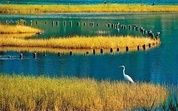
%> input picture 验证图片/12.jfif, 178 x 111 px, shrunk from 296 x 185 before the run, given in place of 12.jpeg, which was not available
$ octave main.m   (GNU Octave 9; MATLAB toolbox functions it lacks are replaced by stand-ins)
%> lines starting %> are read from the running program, lines starting %| are printed output that depends on the picture; pictures that were not available may be replaced by others from this repository, and a replacement may not be noted
### guidedfilter.m
function q = guidedfilter(I, p, r, eps)
%   GUIDEDFILTER   O(1) time implementation of guided filter.
%
%   - guidance image: I (should be a gray-scale/single channel image)
%   - filtering input image: p (should be a gray-scale/single channel image)
%   - local window radius: r
%   - regularization parameter: eps

[hei, wid] = size(I);
N = boxfilter(ones(hei, wid), r); % the size of each local patch; N=(2r+1)^2 except for boundary pixels.

mean_I = boxfilter(I, r) ./ N;
mean_p = boxfilter(p, r) ./ N;
mean_Ip = boxfilter(I.*p, r) ./ N;
cov_Ip = mean_Ip - mean_I .* mean_p; % this is the covariance of (I, p) in each local patch.

mean_II = boxfilter(I.*I, r) ./ N;
var_I = mean_II - mean_I .* mean_I;

a = cov_Ip ./ (var_I + eps); % Eqn. (5) in the paper;
b = mean_p - a .* mean_I; % Eqn. (6) in the paper;

mean_a = boxfilter(a, r) ./ N;
mean_b = boxfilter(b, r) ./ N;

q = mean_a .* I + mean_b; % Eqn. (8) in the paper;
end

### boxfilter.m
function imDst = boxfilter(imSrc, r)

%   BOXFILTER   O(1) time box filtering using cumulative sum
%
%   - Definition imDst(x, y)=sum(sum(imSrc(x-r:x+r,y-r:y+r)));
%   - Running time independent of r;
%   - Equivalent to the function: colfilt(imSrc, [2*r+1, 2*r+1], 'sliding', @sum);
%   - But much faster.

[hei, wid] = size(imSrc);
imDst = zeros(size(imSrc));

%cumulative sum over Y axis
imCum = cumsum(imSrc, 1);
%difference over Y axis
imDst(1:r+1, :) = imCum(1+r:2*r+1, :);
imDst(r+2:hei-r, :) = imCum(2*r+2:hei, :) - imCum(1:hei-2*r-1, :);
imDst(hei-r+1:hei, :) = repmat(imCum(hei, :), [r, 1]) - imCum(hei-2*r:hei-r-1, :);

%cumulative sum over X axis
imCum = cumsum(imDst, 2);
%difference over Y axis
imDst(:, 1:r+1) = imCum(:, 1+r:2*r+1);
imDst(:, r+2:wid-r) = imCum(:, 2*r+2:wid) - imCum(:, 1:wid-2*r-1);
imDst(:, wid-r+1:wid) = repmat(imCum(:, wid), [1, r]) - imCum(:, wid-2*r:wid-r-1);
end

### airlight.m
function A = airlight(img_ori,img_DC)


%****---------matrix to line-----------****%
[m,n]=size(img_DC);
img_DC_line=zeros(1,(m*n));
k=1;
for i=1:m
    for j=1:n
        img_DC_line(1,k)=img_DC(i,j);
        k=k+1;
    end
end

img_sort=sort(img_DC_line); %升幂排序

Threhold=img_sort(round((m*n)*0.999)); %统计前0.1%亮像素点中的最小值作为阈值
t=1;
for i = 1 : m
    for j = 1 : n
        if ( img_DC(i,j) >= Threhold )
            temp(t,1) = img_ori(i,j,1);
            temp(t,2) = img_ori(i,j,2);
            temp(t,3) = img_ori(i,j,3);
            t = t + 1;
        end
    end
end
A = max(temp);%max

### main.m
%利用概率知识改进的去雾方法
clc;
clear all;

tic; % 计算运行时间

%初始化参数
r=41;
eps=0.01;

I = double( imread('./1效果好的图/12.jpeg'));

OriImage=I./max(I(:));    % 归一化处理


% 功能：获取暗通道图像
% guidedfilter函数调用格式：  输出 = guidedfilter（输入，输入，r,eps）;r和eps已给出

%%%%%%%%%%%%%%%%%%%%%%%%%
DarkImage  = max(OriImage,[],3);  % 每一个像素点在三个颜色通道中的最小值，相当于分布中变量的具体的值

DarkImage_ave_local = guidedfilter(DarkImage,DarkImage , r, eps);% 保存边缘信息的均值
%> in guidedfilter, `mean_I = boxfilter(I, r) ./ N;`:
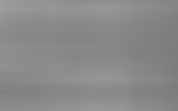
%> mean_I: size 111x178 double; min 0.482, max 0.621, mean 0.541
%> in guidedfilter, `mean_Ip = boxfilter(I.*p, r) ./ N;`:
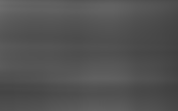
%> mean_Ip: size 111x178 double; min 0.25, max 0.425, mean 0.323
%> in guidedfilter, `cov_Ip = mean_Ip - mean_I .* mean_p;`:
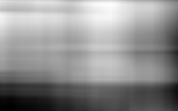
%> cov_Ip: size 111x178 double; min 0.0135, max 0.0434, mean 0.0303; drawn with min black and max white
%> in guidedfilter, `b = mean_p - a .* mean_I;`:
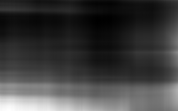
%> b: size 111x178 double; min 0.107, max 0.235, mean 0.139; drawn with min black and max white
%> in guidedfilter, `mean_a = boxfilter(a, r) ./ N;`:
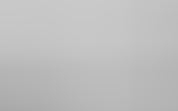
%> mean_a: size 111x178 double; min 0.66, max 0.791, mean 0.747
%> call 7 of boxfilter, with r = 41
%> in boxfilter (call 7), `imCum = cumsum(imDst, 2);`:
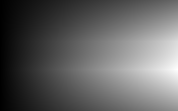
%> imCum: size 111x178 double; min 4.98, max 2152, mean 829.3; drawn with min black and max white
%> in boxfilter (call 7), `imDst(:, wid-r+1:wid) = repmat(imCum(:, wid), [1, r]) - imCum(:, wid-2..`:
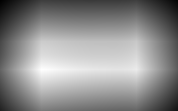
%> imDst: size 111x178 double; min 210.1, max 1038.6, mean 670.3; drawn with min black and max white

a1 = (DarkImage-DarkImage_ave_local).^2; % 方差

DarkImage_std_local = guidedfilter(DarkImage,a1, r, eps); % 保存边缘信息的方差

Imin = DarkImage_ave_local-max(3.*DarkImage_std_local,0.001); % 计算暗通道

Idark=max(Imin,DarkImage); % 阈值处理
%%%%%%%%%%%%%%%%%%%%%%%%%

% 功能：获取大气A的估计
A = airlight(OriImage, Idark); % 计算大气光
%> after the loop in airlight, `for i=1:m`: k = 19759
%> in airlight, `Threhold=img_sort(round((m*n)*0.999));`: Threhold = 0.984
%> after the loop in airlight, `for i = 1 : m`: t = 27; temp = 26 rows, first 12: [0.988 0.816 0.325; 0.988 0.796 0.29; 0.984 0.812 0.282; 0.984 0.824 0.412; 1 0.824 0.357; 0.992 0.843 0.455; 0.992 0.796 0.314; 0.984 0.82 0.396; 0.988 0.816 0.435; 0.984 0.804 0.42; 0.984 0.788 0.275; 0.992 0.816 0.318]
%> in airlight, `A = max(temp);`: A = [1 1 1]
%> A = [1 1 1]

% 功能：计算传输函数
A1=max(A(:));  % 选取三个通道中最大的大气光值用来计算传输函数
%> A1 = 1
t = 1-0.25*(1-1.15*(Idark./A1)); % 计算传输函数
t0=0.1;  % 传输函数阈值

Recover=zeros(size(OriImage));   % 设定复原图片大小

Recover(:,:,1) = ((OriImage(:,:,1) + A(1))./(A(1).*max(t,t0)))-1;     % R通道去雾复原公式
Recover(:,:,2) = ((OriImage(:,:,2) + A(2))./(A(2).*max(t,t0)))-1;     % G通道去雾复原公式
Recover(:,:,3) = ((OriImage(:,:,3) + A(3))./(A(3).*max(t,t0)))-1;     % B通道去雾复原公式

toc; % 计算运行时间

figure(1),imshow(OriImage),title('昏暗图像');
%figure(2),imshow(Idark),title('亮通道');
%figure(3),imshow(t),title('传输函数');
figure(4),imshow(Recover),title('亮通道先验还原的图像');
saveas(4,'./1效果好的图/recover/4.jpg')

$ run again, with 验证图片/11.jfif copied over 验证图片/12.jfif
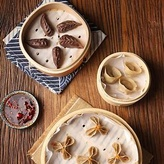
%> input picture 验证图片/11.jfif, 164 x 164 px, shrunk from 272 x 272 before the run, given in place of 12.jpeg, which was not available
%> in boxfilter (call 7), `imCum = cumsum(imDst, 2);`:
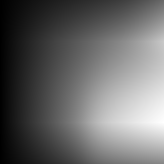
%> imCum: size 164x164 double; min 3.13, max 1386.8, mean 567.1; drawn with min black and max white
%> in boxfilter (call 7), `imDst(:, wid-r+1:wid) = repmat(imCum(:, wid), [1, r]) - imCum(:, wid-2..`:
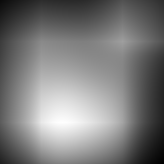
%> imDst: size 164x164 double; min 94.71, max 879.2, mean 476.6; drawn with min black and max white
%> after the loop in airlight, `for i=1:m`: k = 26897
%> Threhold = 1
%> after the loop in airlight, `for i = 1 : m`: t = 419; temp = 418 rows, first 12: [1 0.945 0.875; 1 0.933 0.855; 1 0.922 0.827; 1 0.922 0.839; 1 0.918 0.843; 1 0.925 0.875; 1 0.925 0.831; 1 0.91 0.831; 1 0.925 0.855; 1 0.914 0.882; 1 0.929 0.859; 1 0.898 0.855]
%> in airlight, `A = max(temp);`: A = [1 0.996 0.984]
%> A1 = 1

$ run again, with 验证图片/2.jfif copied over 验证图片/12.jfif
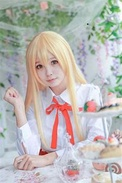
%> input picture 验证图片/2.jfif, 122 x 183 px, shrunk from 202 x 303 before the run, given in place of 12.jpeg, which was not available
%> in boxfilter (call 7), `imCum = cumsum(imSrc, 1);`:
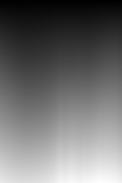
%> imCum: size 183x122 double; min 0.3, max 73.64, mean 32.2; drawn with min black and max white
%> in boxfilter (call 7), `imDst(:, wid-r+1:wid) = repmat(imCum(:, wid), [1, r]) - imCum(:, wid-2..`:
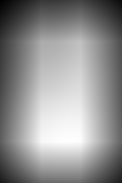
%> imDst: size 183x122 double; min 513.9, max 2965.2, mean 1906; drawn with min black and max white
%> after the loop in airlight, `for i=1:m`: k = 22327
%> Threhold = 1
%> after the loop in airlight, `for i = 1 : m`: t = 225; temp = 224 rows, first 12: [0.957 1 0.933; 0.984 1 1; 0.941 1 0.965; 0.969 1 1; 0.922 1 0.922; 0.949 1 0.961; 0.933 1 0.929; 0.929 1 0.898; 0.945 1 0.914; 0.961 1 0.957; 0.996 1 1; 0.953 1 0.992]
%> in airlight, `A = max(temp);`: A = [1 1 1]
%> A1 = 1
